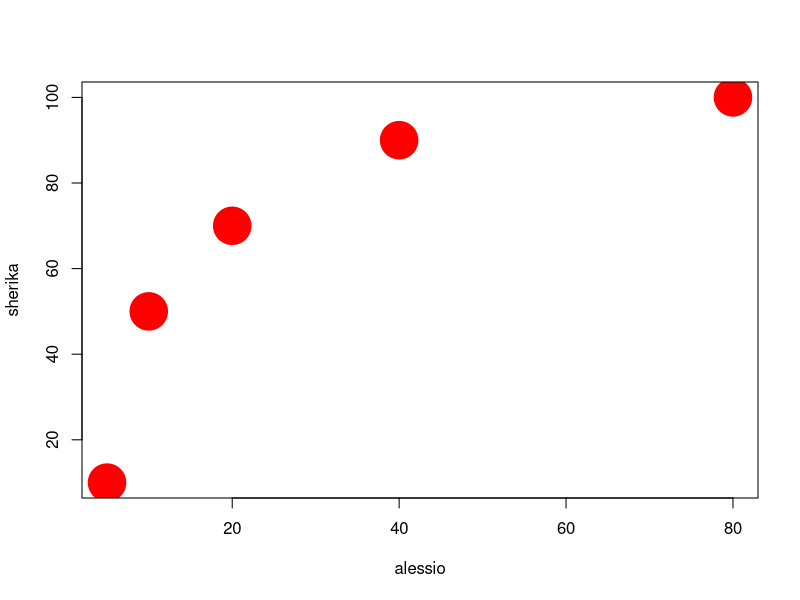
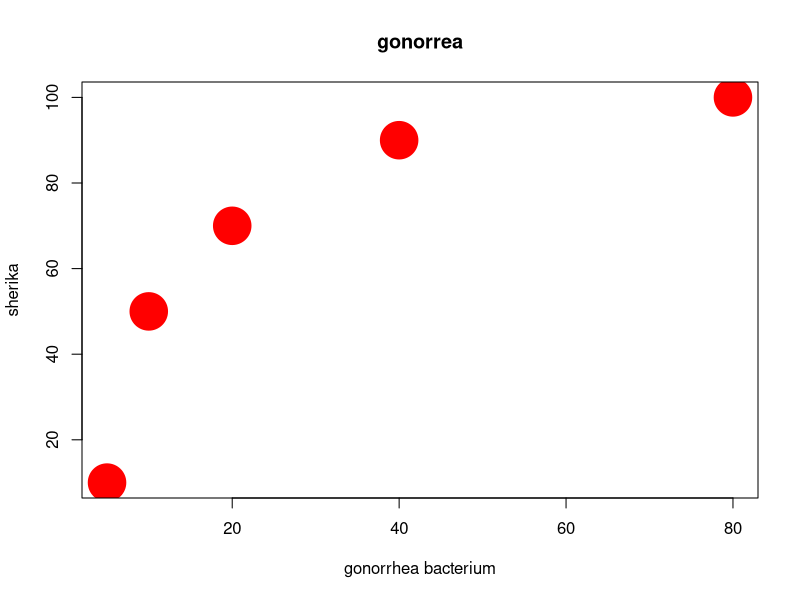

Write R code to recreate these figures, in order.
# function()
sherika <- c(10, 50, 70, 90, 100)
alessio <- c(5, 10, 20, 40, 80)
# plot
# higher dimension
plot(alessio, sherika, cex=5, col="red", pch=19)
# colour
# colour character
# labels
plot(alessio, sherika, cex=5, col="red", pch=19, xlab="gonorrhea bacterium", cex.label=2, main="gonorrea")

# correlation
cor(alessio, sherika)

